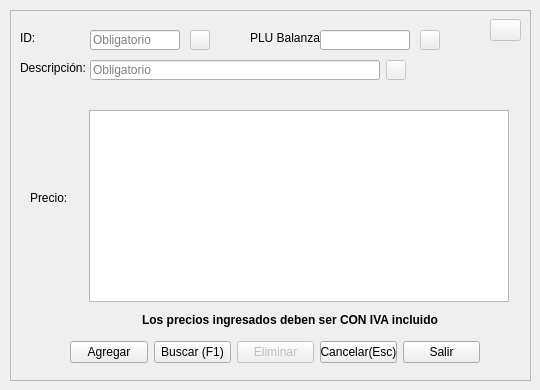
<?xml version="1.0" encoding="UTF-8"?>
<ui version="4.0">
 <class>ABMProductos</class>
 <widget class="QWidget" name="ABMProductos">
  <property name="geometry">
   <rect>
    <x>0</x>
    <y>0</y>
    <width>540</width>
    <height>390</height>
   </rect>
  </property>
  <property name="minimumSize">
   <size>
    <width>540</width>
    <height>390</height>
   </size>
  </property>
  <property name="maximumSize">
   <size>
    <width>540</width>
    <height>390</height>
   </size>
  </property>
  <property name="windowTitle">
   <string>ABM Productos</string>
  </property>
  <property name="windowIcon">
   <iconset>
    <normaloff>Iconos/Icon.ico</normaloff>Iconos/Icon.ico</iconset>
  </property>
  <widget class="QFrame" name="frame">
   <property name="geometry">
    <rect>
     <x>10</x>
     <y>10</y>
     <width>521</width>
     <height>371</height>
    </rect>
   </property>
   <property name="frameShape">
    <enum>QFrame::StyledPanel</enum>
   </property>
   <property name="frameShadow">
    <enum>QFrame::Plain</enum>
   </property>
   <widget class="QLabel" name="label_3">
    <property name="geometry">
     <rect>
      <x>10</x>
      <y>50</y>
      <width>71</width>
      <height>16</height>
     </rect>
    </property>
    <property name="text">
     <string>Descripción:</string>
    </property>
   </widget>
   <widget class="QLabel" name="label_4">
    <property name="geometry">
     <rect>
      <x>20</x>
      <y>180</y>
      <width>41</width>
      <height>16</height>
     </rect>
    </property>
    <property name="text">
     <string>Precio:</string>
    </property>
   </widget>
   <widget class="QLineEdit" name="L_Desc">
    <property name="geometry">
     <rect>
      <x>80</x>
      <y>50</y>
      <width>290</width>
      <height>20</height>
     </rect>
    </property>
    <property name="text">
     <string/>
    </property>
    <property name="maxLength">
     <number>45</number>
    </property>
    <property name="readOnly">
     <bool>false</bool>
    </property>
    <property name="placeholderText">
     <string>Obligatorio</string>
    </property>
   </widget>
   <widget class="QTableWidget" name="T_Listas">
    <property name="geometry">
     <rect>
      <x>79</x>
      <y>100</y>
      <width>420</width>
      <height>192</height>
     </rect>
    </property>
    <property name="focusPolicy">
     <enum>Qt::ClickFocus</enum>
    </property>
    <property name="frameShadow">
     <enum>QFrame::Sunken</enum>
    </property>
    <property name="columnCount">
     <number>0</number>
    </property>
    <attribute name="verticalHeaderVisible">
     <bool>false</bool>
    </attribute>
   </widget>
   <widget class="QLabel" name="W_Lab">
    <property name="geometry">
     <rect>
      <x>80</x>
      <y>290</y>
      <width>400</width>
      <height>40</height>
     </rect>
    </property>
    <property name="font">
     <font>
      <weight>75</weight>
      <bold>true</bold>
     </font>
    </property>
    <property name="text">
     <string>&lt;html&gt;&lt;head/&gt;&lt;body&gt;&lt;p&gt;Los precios ingresados deben ser CON IVA incluido&lt;/p&gt;&lt;/body&gt;&lt;/html&gt;</string>
    </property>
    <property name="alignment">
     <set>Qt::AlignCenter</set>
    </property>
   </widget>
   <widget class="QWidget" name="layoutWidget">
    <property name="geometry">
     <rect>
      <x>60</x>
      <y>330</y>
      <width>410</width>
      <height>25</height>
     </rect>
    </property>
    <layout class="QHBoxLayout" name="Buttones">
     <item>
      <widget class="QPushButton" name="B_Agregar">
       <property name="text">
        <string>Agregar</string>
       </property>
      </widget>
     </item>
     <item>
      <widget class="QPushButton" name="B_Buscar">
       <property name="text">
        <string>Buscar (F1)</string>
       </property>
       <property name="shortcut">
        <string>F1</string>
       </property>
      </widget>
     </item>
     <item>
      <widget class="QPushButton" name="B_Elim">
       <property name="enabled">
        <bool>false</bool>
       </property>
       <property name="text">
        <string>Eliminar</string>
       </property>
      </widget>
     </item>
     <item>
      <widget class="QPushButton" name="B_Canc">
       <property name="text">
        <string>Cancelar(Esc)</string>
       </property>
       <property name="shortcut">
        <string>Esc</string>
       </property>
      </widget>
     </item>
     <item>
      <widget class="QPushButton" name="B_Salir">
       <property name="text">
        <string>Salir</string>
       </property>
      </widget>
     </item>
    </layout>
   </widget>
   <widget class="QPushButton" name="B_Lapiz">
    <property name="enabled">
     <bool>false</bool>
    </property>
    <property name="geometry">
     <rect>
      <x>376</x>
      <y>50</y>
      <width>20</width>
      <height>20</height>
     </rect>
    </property>
    <property name="text">
     <string/>
    </property>
    <property name="icon">
     <iconset>
      <normaloff>Iconos/Lapiz.ico</normaloff>Iconos/Lapiz.ico</iconset>
    </property>
    <property name="iconSize">
     <size>
      <width>25</width>
      <height>25</height>
     </size>
    </property>
   </widget>
   <widget class="QLineEdit" name="L_ID">
    <property name="geometry">
     <rect>
      <x>80</x>
      <y>20</y>
      <width>90</width>
      <height>20</height>
     </rect>
    </property>
    <property name="text">
     <string/>
    </property>
    <property name="maxLength">
     <number>45</number>
    </property>
    <property name="readOnly">
     <bool>false</bool>
    </property>
    <property name="placeholderText">
     <string>Obligatorio</string>
    </property>
   </widget>
   <widget class="QLabel" name="label_5">
    <property name="geometry">
     <rect>
      <x>10</x>
      <y>20</y>
      <width>71</width>
      <height>16</height>
     </rect>
    </property>
    <property name="text">
     <string>ID:</string>
    </property>
   </widget>
   <widget class="QPushButton" name="B_Lapiz2">
    <property name="enabled">
     <bool>false</bool>
    </property>
    <property name="geometry">
     <rect>
      <x>180</x>
      <y>20</y>
      <width>20</width>
      <height>20</height>
     </rect>
    </property>
    <property name="text">
     <string/>
    </property>
    <property name="icon">
     <iconset>
      <normaloff>Iconos/Lapiz.ico</normaloff>Iconos/Lapiz.ico</iconset>
    </property>
    <property name="iconSize">
     <size>
      <width>25</width>
      <height>25</height>
     </size>
    </property>
   </widget>
   <widget class="QPushButton" name="B_ImpCB">
    <property name="enabled">
     <bool>false</bool>
    </property>
    <property name="geometry">
     <rect>
      <x>480</x>
      <y>9</y>
      <width>31</width>
      <height>22</height>
     </rect>
    </property>
    <property name="text">
     <string/>
    </property>
    <property name="icon">
     <iconset>
      <normaloff>Iconos/codebar.png</normaloff>Iconos/codebar.png</iconset>
    </property>
   </widget>
   <widget class="QLineEdit" name="L_ID_B">
    <property name="geometry">
     <rect>
      <x>310</x>
      <y>20</y>
      <width>90</width>
      <height>20</height>
     </rect>
    </property>
    <property name="text">
     <string/>
    </property>
    <property name="maxLength">
     <number>45</number>
    </property>
    <property name="readOnly">
     <bool>false</bool>
    </property>
    <property name="placeholderText">
     <string/>
    </property>
   </widget>
   <widget class="QLabel" name="label_6">
    <property name="geometry">
     <rect>
      <x>240</x>
      <y>20</y>
      <width>71</width>
      <height>16</height>
     </rect>
    </property>
    <property name="text">
     <string>PLU Balanza:</string>
    </property>
   </widget>
   <widget class="QPushButton" name="B_Lapiz3">
    <property name="enabled">
     <bool>false</bool>
    </property>
    <property name="geometry">
     <rect>
      <x>410</x>
      <y>20</y>
      <width>20</width>
      <height>20</height>
     </rect>
    </property>
    <property name="text">
     <string/>
    </property>
    <property name="icon">
     <iconset>
      <normaloff>Iconos/Lapiz.ico</normaloff>Iconos/Lapiz.ico</iconset>
    </property>
    <property name="iconSize">
     <size>
      <width>25</width>
      <height>25</height>
     </size>
    </property>
   </widget>
  </widget>
 </widget>
 <tabstops>
  <tabstop>L_Desc</tabstop>
  <tabstop>B_Lapiz2</tabstop>
  <tabstop>L_ID</tabstop>
  <tabstop>B_Lapiz</tabstop>
  <tabstop>B_Agregar</tabstop>
  <tabstop>B_Buscar</tabstop>
  <tabstop>B_Elim</tabstop>
  <tabstop>B_Canc</tabstop>
  <tabstop>B_Salir</tabstop>
  <tabstop>B_ImpCB</tabstop>
  <tabstop>L_ID_B</tabstop>
  <tabstop>B_Lapiz3</tabstop>
 </tabstops>
 <resources/>
 <connections>
  <connection>
   <sender>B_Agregar</sender>
   <signal>clicked()</signal>
   <receiver>ABMProductos</receiver>
   <slot>Agregar()</slot>
   <hints>
    <hint type="sourcelabel">
     <x>60</x>
     <y>304</y>
    </hint>
    <hint type="destinationlabel">
     <x>275</x>
     <y>163</y>
    </hint>
   </hints>
  </connection>
  <connection>
   <sender>B_Canc</sender>
   <signal>clicked()</signal>
   <receiver>ABMProductos</receiver>
   <slot>Cancelar()</slot>
   <hints>
    <hint type="sourcelabel">
     <x>379</x>
     <y>304</y>
    </hint>
    <hint type="destinationlabel">
     <x>275</x>
     <y>163</y>
    </hint>
   </hints>
  </connection>
  <connection>
   <sender>B_Salir</sender>
   <signal>clicked()</signal>
   <receiver>ABMProductos</receiver>
   <slot>Cerrar()</slot>
   <hints>
    <hint type="sourcelabel">
     <x>482</x>
     <y>304</y>
    </hint>
    <hint type="destinationlabel">
     <x>275</x>
     <y>163</y>
    </hint>
   </hints>
  </connection>
  <connection>
   <sender>B_Buscar</sender>
   <signal>clicked()</signal>
   <receiver>ABMProductos</receiver>
   <slot>B_Productos()</slot>
   <hints>
    <hint type="sourcelabel">
     <x>172</x>
     <y>304</y>
    </hint>
    <hint type="destinationlabel">
     <x>275</x>
     <y>163</y>
    </hint>
   </hints>
  </connection>
  <connection>
   <sender>B_Elim</sender>
   <signal>clicked()</signal>
   <receiver>ABMProductos</receiver>
   <slot>Eliminar()</slot>
   <hints>
    <hint type="sourcelabel">
     <x>275</x>
     <y>304</y>
    </hint>
    <hint type="destinationlabel">
     <x>275</x>
     <y>163</y>
    </hint>
   </hints>
  </connection>
  <connection>
   <sender>T_Listas</sender>
   <signal>itemChanged(QTableWidgetItem*)</signal>
   <receiver>ABMProductos</receiver>
   <slot>SavePrecio()</slot>
   <hints>
    <hint type="sourcelabel">
     <x>253</x>
     <y>165</y>
    </hint>
    <hint type="destinationlabel">
     <x>223</x>
     <y>176</y>
    </hint>
   </hints>
  </connection>
  <connection>
   <sender>B_Lapiz</sender>
   <signal>clicked()</signal>
   <receiver>ABMProductos</receiver>
   <slot>SaveLapiz()</slot>
   <hints>
    <hint type="sourcelabel">
     <x>395</x>
     <y>39</y>
    </hint>
    <hint type="destinationlabel">
     <x>223</x>
     <y>176</y>
    </hint>
   </hints>
  </connection>
  <connection>
   <sender>L_Desc</sender>
   <signal>returnPressed()</signal>
   <receiver>ABMProductos</receiver>
   <slot>Agregar()</slot>
   <hints>
    <hint type="sourcelabel">
     <x>234</x>
     <y>39</y>
    </hint>
    <hint type="destinationlabel">
     <x>268</x>
     <y>176</y>
    </hint>
   </hints>
  </connection>
  <connection>
   <sender>B_Lapiz2</sender>
   <signal>clicked()</signal>
   <receiver>ABMProductos</receiver>
   <slot>SaveLapiz()</slot>
   <hints>
    <hint type="sourcelabel">
     <x>199</x>
     <y>39</y>
    </hint>
    <hint type="destinationlabel">
     <x>268</x>
     <y>198</y>
    </hint>
   </hints>
  </connection>
  <connection>
   <sender>L_ID</sender>
   <signal>returnPressed()</signal>
   <receiver>ABMProductos</receiver>
   <slot>B_Codebar()</slot>
   <hints>
    <hint type="sourcelabel">
     <x>134</x>
     <y>39</y>
    </hint>
    <hint type="destinationlabel">
     <x>268</x>
     <y>198</y>
    </hint>
   </hints>
  </connection>
  <connection>
   <sender>B_ImpCB</sender>
   <signal>clicked()</signal>
   <receiver>ABMProductos</receiver>
   <slot>GenBarcode()</slot>
   <hints>
    <hint type="sourcelabel">
     <x>505</x>
     <y>29</y>
    </hint>
    <hint type="destinationlabel">
     <x>268</x>
     <y>198</y>
    </hint>
   </hints>
  </connection>
  <connection>
   <sender>B_Lapiz3</sender>
   <signal>clicked()</signal>
   <receiver>ABMProductos</receiver>
   <slot>SaveLapiz()</slot>
   <hints>
    <hint type="sourcelabel">
     <x>429</x>
     <y>39</y>
    </hint>
    <hint type="destinationlabel">
     <x>268</x>
     <y>198</y>
    </hint>
   </hints>
  </connection>
 </connections>
 <slots>
  <slot>Agregar()</slot>
  <slot>Cancelar()</slot>
  <slot>Cerrar()</slot>
  <slot>B_Productos()</slot>
  <slot>Eliminar()</slot>
  <slot>SavePrecio()</slot>
  <slot>SaveName()</slot>
  <slot>SaveID()</slot>
  <slot>B_Codebar()</slot>
  <slot>GenBarcode()</slot>
  <slot>SavePLU()</slot>
  <slot>SaveLapiz()</slot>
 </slots>
</ui>
